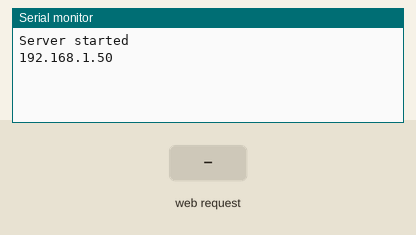
Recording of a sketch running on a simulated ESP8266 (NodeMCU). Shown: the last lines printed to the serial monitor. The inputs (shaded band) are chosen by the test bench. WiFi joins after 1.5 s; servers stay silent unless stated.

Above: at 2.7 s.
2.8 s: HTTP request GET /red received
At 3.4 s:
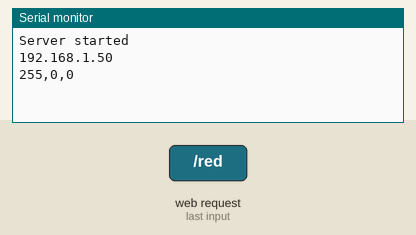
4.3 s: HTTP request GET /blue received
At 5.7 s:
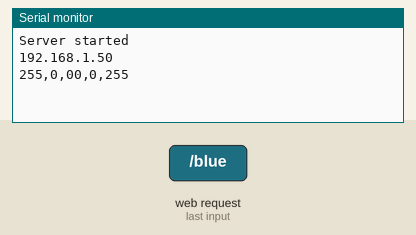

Measured:
- after the input at 2.8 s, the serial monitor: prints a new line at once (image 1)
- after the input at 4.3 s, the serial monitor: prints a new line at once (image 2)

The sketch:

wifi.ino
```cpp
#include <ESP8266WiFi.h>
#define LED 13
const char* ssid = "ST-APARTMENT 3";
const char* password = "0988549374";
unsigned char status_led = 0;
WiFiServer server(80);
void setup() {
  Serial.begin(115200);
  WiFi.begin(ssid, password);
  while (WiFi.status() != WL_CONNECTED)
  {
    delay(500);
  }
  server.begin();
  Serial.println("Server started");
  Serial.println(WiFi.localIP());
}
void loop() {
  WiFiClient client = server.available();
  if (!client) {
    return;
  }

  while (!client.available())
  {
    delay(1);
  }
  String req = client.readStringUntil('\r');
  client.flush();
  if (req.indexOf("/red") != -1)
  {

    Serial.print("255,0,0");
  }
  else if (req.indexOf("/blue") != -1)
  {
    Serial.print("0,0,255");
  }
  String web = "HTTP/1.1 200 OK\r\nContent-Type: text/html\r \n\r\n";
  web += "<html>\r\n";
  web += "<body>\r\n";
  web += "<h1 style='text-align: center'>LED through Wifi</h1>\r\n";
  web += "<p>\r\n";
  web += "<a href=\"/red\">\r\n";
  web += "<button style='font-size:50px;left:50%'>red</button>\r\n";
  web += "</a>\r\n";
  web += "</p>\r\n";
  web += "<a href=\"/blue\">\r\n";
  web += "<button style='font-size:50px;left:50%'>blue</button>\r\n";
  web += "</a>\r\n";
  web += "</body>\r\n";
  web += "</html>\r\n";
  client.print(web);
}
```
